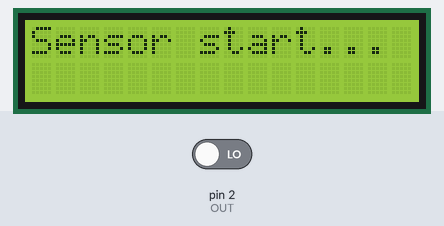
Bench run of a sketch on a simulated Arduino Uno, built with avr-gcc and run on an emulated ATmega328P. Shown: 16×2 character LCD. The inputs (shaded band) are chosen by the test bench; at power-on: pin 2 (OUT) LOW. What the sketch prints to the serial monitor is not drawn.

Above: at 0.1 s.
At 4.1 s:
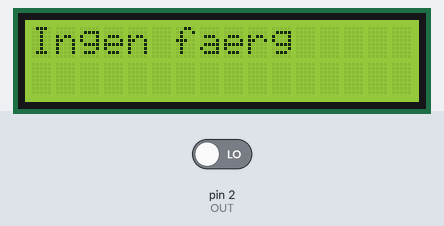

The sketch:

ADAMS_color_sensor.ino
```cpp
#include <LiquidCrystal.h>

// LCD-pins: RS, E, D4, D5, D6, D7
LiquidCrystal lcd(7, 8, 9, 10, 11, 12);

// Sensor-pins
#define S0 3
#define S1 4
#define S2 5
#define S3 6
#define OUT 2

void setup() {
  pinMode(S0, OUTPUT); digitalWrite(S0, HIGH);
  pinMode(S1, OUTPUT); digitalWrite(S1, LOW);
  pinMode(S2, OUTPUT);
  pinMode(S3, OUTPUT);
  pinMode(OUT, INPUT);

  lcd.begin(16, 2);
  lcd.print("Sensor start...");
  delay(1000);
  lcd.clear();

  Serial.begin(9600); // Felsökning
}

void loop() {
  int r, g, b;

  // Läs röd
  digitalWrite(S2, LOW); digitalWrite(S3, LOW);
  r = pulseIn(OUT, LOW);

  // Läs grön
  digitalWrite(S2, HIGH); digitalWrite(S3, HIGH);
  g = pulseIn(OUT, LOW);

  // Läs blå
  digitalWrite(S2, LOW); digitalWrite(S3, HIGH);
  b = pulseIn(OUT, LOW);

  // Visa värden i Serial Monitor
  Serial.print("R: "); Serial.print(r);
  Serial.print(" G: "); Serial.print(g);
  Serial.print(" B: "); Serial.println(b);

  // Visa färgnamn
  lcd.clear();
  lcd.setCursor(0, 0);

  if (r < 20 && g < 20 && b < 20) {
    lcd.print("Ingen faerg");
  }
  else if (r < 100 && g < 100 && b < 100) {
    lcd.print("Svart");
  }
  else if (r > 600 && g > 600 && b > 600 && abs(r - g) < 50 && abs(g - b) < 50) {
    lcd.print("Vit");
  }
  else if (r > g + 20 && r > b + 20) {
    lcd.print("Rod");
  }
  else if (g > r + 20 && g > b + 20) {
    lcd.print("Gron");
  }
  else if (b > r + 20 && b > g + 20) {
    lcd.print("Bla");
  }
  else {
    lcd.print("Okand");
  }

  delay(1000);
}
```
